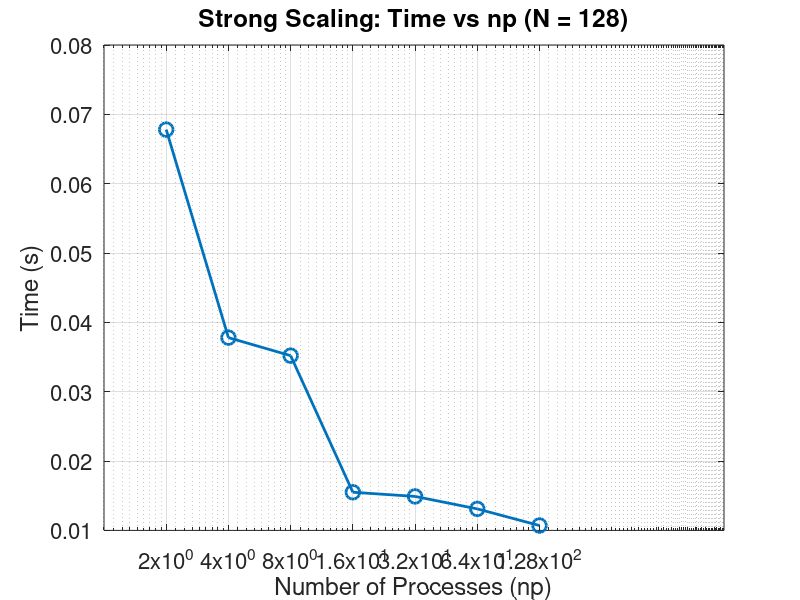

Write the MATLAB code that produced this figure. (Note: this script raises an error after producing the figure.)
fontSize=16; lineWidth=2; markerSize=10;
set(0,'DefaultLineMarkerSize',markerSize);
set(0,'DefaultLineLineWidth',lineWidth);
set(0,'DefaultAxesFontSize',fontSize);

% ================== STRONG SCALING PLOT SCRIPT ==================
clear; clc; close all;

% --------- USER CHOICE ---------
N = 128;

% --------- DATA ---------
switch N
    case 128
        np   = [128 64 32 16 8 4 2];
        time = [0.0107 0.0131 0.0149 0.0155 0.0352 0.0378 0.0678];
        
    case 256
        np   = [128 64 32 16 8 4 2];
        time = [0.0290 0.0450 0.0688 0.0966 0.1620 0.2818 0.5431];
        
    case 512
        np   = [128 64 32 16 8 4 2];
        time = [0.1556 0.2274 0.3881 0.6973 1.3198 2.2888 4.1806];
        
    case 1024
        np   = [128 64 32 16 8 4 2];
        time = [1.1979 1.8131 2.8987 4.8855 9.2304 17.8128 33.1049];
        
    otherwise
        error('Invalid N value. Choose 128, 256, 512, or 1024.');
end

% --------- SORT (ascending np for nicer plots) ---------
[np, idx] = sort(np);
time = time(idx);

% --------- COMPUTE SPEEDUP & EFFICIENCY ---------
T1 = time(1); % smallest np (baseline)
speedup = T1 ./ time;
efficiency = speedup ./ np;

% --------- PLOT 1: TIME vs NP ---------
figure;
semilogx(np, time, '-o','LineWidth',2);
xlabel('Number of Processes (np)');
ylabel('Time (s)');
xticks(np);
title(['Strong Scaling: Time vs np (N = ', num2str(N), ')']);
grid on;
savePlotFile(sprintf("../docs/fig/strong_scaling_time_N_%d",N));

% --------- PLOT 2: SPEEDUP ---------
figure;
loglog(np, speedup, '-o','LineWidth',2);
hold on;
loglog(np, np, '--','LineWidth', 1.5); % ideal
xlabel('Number of Processes (np)');
ylabel('Speedup');
xticks(np);
title(['Strong Scaling: Speedup (N = ', num2str(N), ')']);
legend('Measured','Ideal','Location','northwest');
grid on;
savePlotFile(sprintf("../docs/fig/strong_scaling_speedup_N_%d",N));

% % --------- PLOT 3: EFFICIENCY ---------
% figure;
% semilogx(np, efficiency, '-o','LineWidth',2);
% xlabel('Number of Processes (np)');
% ylabel('Efficiency');
% title(['Strong Scaling: Efficiency (N = ', num2str(N), ')']);
% xticks(np);
% grid on;

% --------- OPTIONAL: PRINT TABLE ---------
% disp('--------------------------------------');
% disp(['Results for N = ', num2str(N)]);
% disp('np        time(s)     speedup     efficiency');
% disp([np' time' speedup' efficiency']);
